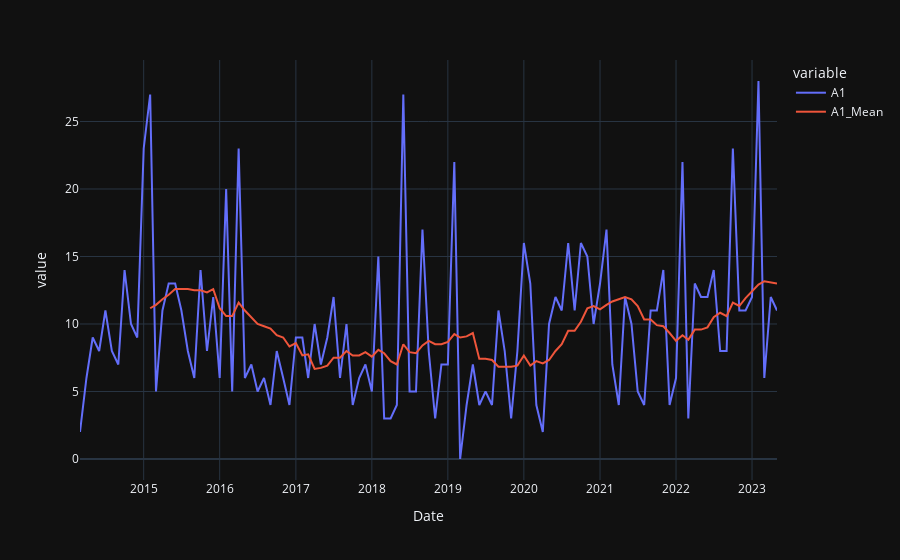
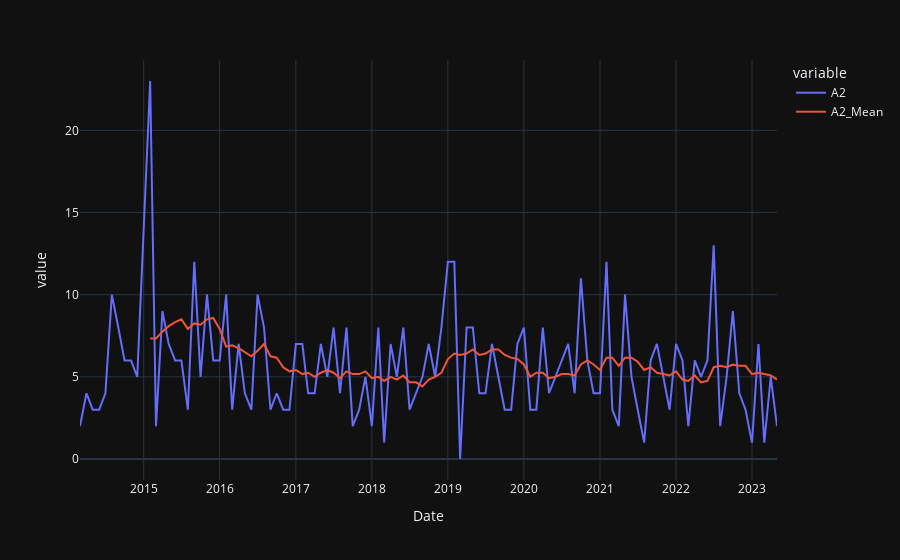
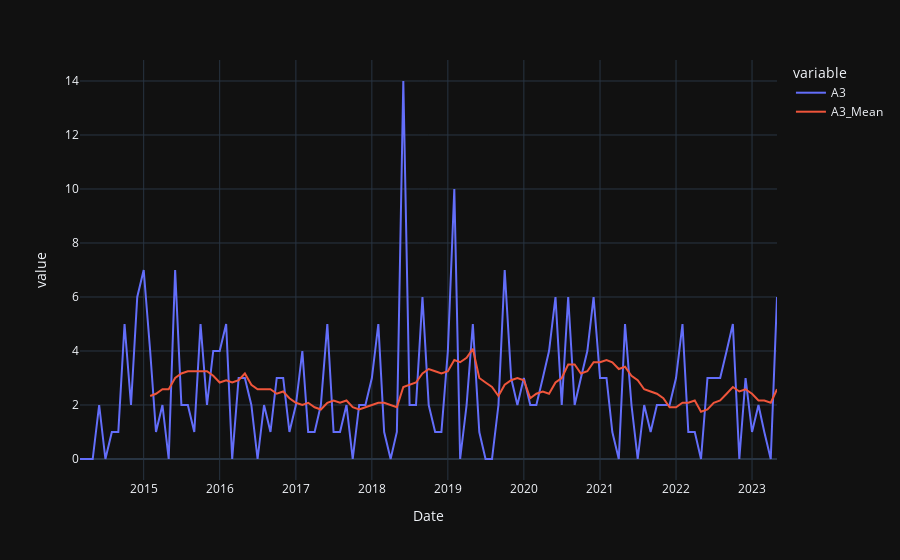
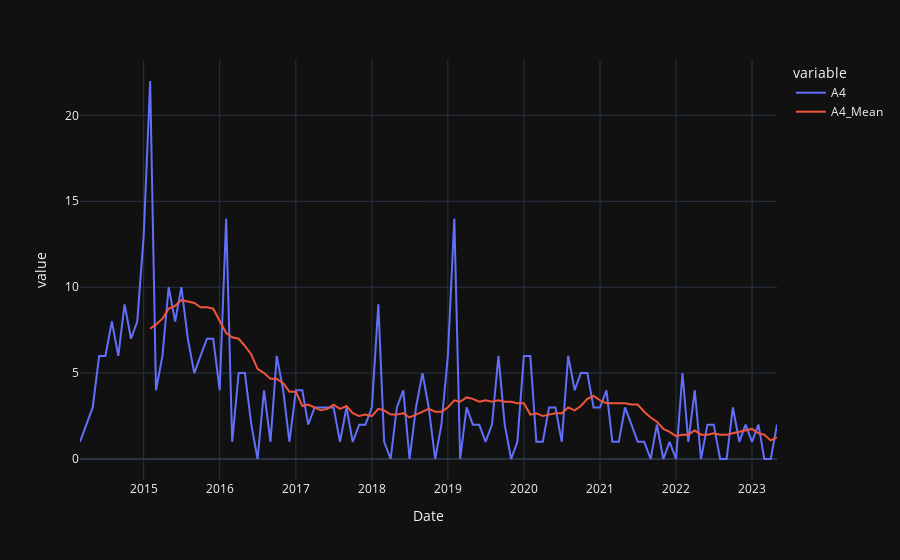

These figures' notebook cell, in order:
### Code cell
import plotly.express as px

for i in range(1, 25):
    sell_data[f'A{i}_Mean'] = sell_data[f'A{i}'].rolling(12).mean()

    fig = px.line(sell_data, x='Date', y=[f'A{i}', f'A{i}_Mean'], template='plotly_dark')
    fig.show()
